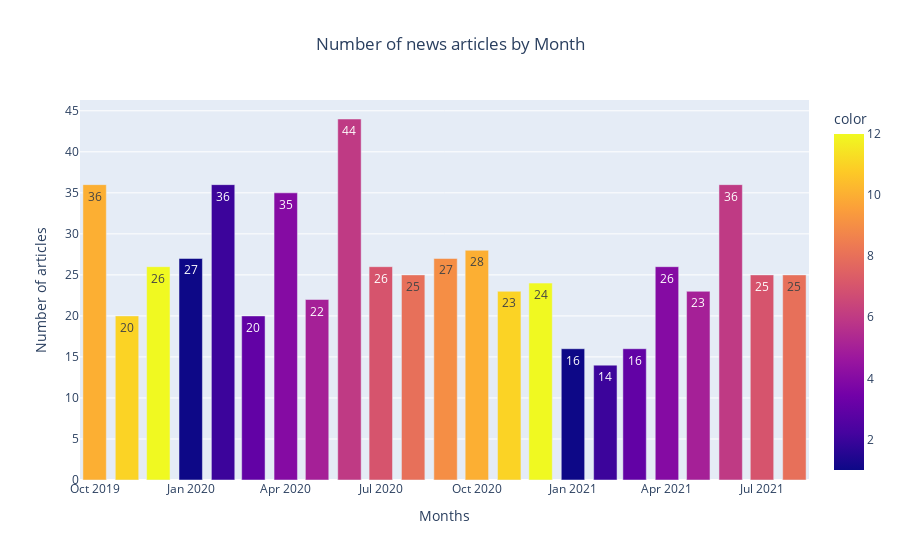

Notebook cell for this chart:
### Markdown cell above
## News post by Month

### Code cell
byMonth = df.resample('MS').count().Titles
fig2 = px.bar(data_frame=byMonth ,text=byMonth, title='Number of news articles by Month', color=byMonth.index.month)
fig2.update_layout(xaxis_title = 'Months', yaxis_title = 'Number of articles',showlegend=False, title_x = 0.5,)
fig2.show()

### Figure 1 — Plotly figure (JSON) as saved in the notebook; plotly's stock layout.template omitted (floating-point values rounded to 4 significant figures)
{"data": [{"alignmentgroup": "True", "hovertemplate": "Dates=%{x}<br>value=%{y}<br>text=%{text}<br>color=%{marker.color}<extra></extra>", "legendgroup": "", "marker": {"color": [10, 11, 12, 1, 2, 3, 4, 5, 6, 7, 8, 9, 10, 11, 12, 1, 2, 3, 4, 5, 6, 7, 8], "coloraxis": "coloraxis", "pattern": {"shape": ""}}, "name": "", "offsetgroup": "", "orientation": "v", "showlegend": false, "text": ["36", "20", "26", "27", "36", "20", "35", "22", "44", "26", "25", "27", "28", "23", "24", "16", "14", "16", "26", "23", "36", "25", "25"], "textposition": "auto", "type": "bar", "x": ["2019-10-01T00:00:00", "2019-11-01T00:00:00", "2019-12-01T00:00:00", "2020-01-01T00:00:00", "2020-02-01T00:00:00", "2020-03-01T00:00:00", "2020-04-01T00:00:00", "2020-05-01T00:00:00", "2020-06-01T00:00:00", "2020-07-01T00:00:00", "2020-08-01T00:00:00", "2020-09-01T00:00:00", "2020-10-01T00:00:00", "2020-11-01T00:00:00", "2020-12-01T00:00:00", "2021-01-01T00:00:00", "2021-02-01T00:00:00", "2021-03-01T00:00:00", "2021-04-01T00:00:00", "2021-05-01T00:00:00", "2021-06-01T00:00:00", "2021-07-01T00:00:00", "2021-08-01T00:00:00"], "xaxis": "x", "y": [36, 20, 26, 27, 36, 20, 35, 22, 44, 26, 25, 27, 28, 23, 24, 16, 14, 16, 26, 23, 36, 25, 25], "yaxis": "y"}], "layout": {"barmode": "relative", "coloraxis": {"colorbar": {"title": {"text": "color"}}, "colorscale": [[0, "#0d0887"], [0.1111, "#46039f"], [0.2222, "#7201a8"], [0.3333, "#9c179e"], [0.4444, "#bd3786"], [0.5556, "#d8576b"], [0.6667, "#ed7953"], [0.7778, "#fb9f3a"], [0.8889, "#fdca26"], [1, "#f0f921"]]}, "legend": {"tracegroupgap": 0}, "showlegend": false, "title": {"text": "Number of news articles by Month", "x": 0.5}, "xaxis": {"anchor": "y", "domain": [0, 1], "title": {"text": "Months"}}, "yaxis": {"anchor": "x", "domain": [0, 1], "title": {"text": "Number of articles"}}}}
